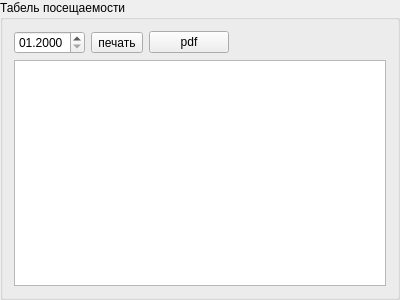
<?xml version="1.0" encoding="UTF-8"?>
<ui version="4.0">
 <class>printtabel</class>
 <widget class="QGroupBox" name="printtabel">
  <property name="geometry">
   <rect>
    <x>0</x>
    <y>0</y>
    <width>400</width>
    <height>300</height>
   </rect>
  </property>
  <property name="windowTitle">
   <string>GroupBox</string>
  </property>
  <property name="title">
   <string>Табель посещаемости</string>
  </property>
  <layout class="QVBoxLayout" name="verticalLayout">
   <item>
    <layout class="QHBoxLayout" name="horizontalLayout">
     <item>
      <widget class="QDateEdit" name="dateEdit">
       <property name="displayFormat">
        <string>MM.yyyy</string>
       </property>
      </widget>
     </item>
     <item>
      <widget class="QToolButton" name="toolButton_print">
       <property name="text">
        <string>печать</string>
       </property>
      </widget>
     </item>
     <item>
      <widget class="QPushButton" name="pushButton_pdf">
       <property name="text">
        <string>pdf</string>
       </property>
      </widget>
     </item>
     <item>
      <spacer name="horizontalSpacer">
       <property name="orientation">
        <enum>Qt::Horizontal</enum>
       </property>
       <property name="sizeHint" stdset="0">
        <size>
         <width>40</width>
         <height>20</height>
        </size>
       </property>
      </spacer>
     </item>
    </layout>
   </item>
   <item>
    <widget class="QTableWidget" name="tW"/>
   </item>
  </layout>
 </widget>
 <resources/>
 <connections/>
</ui>
